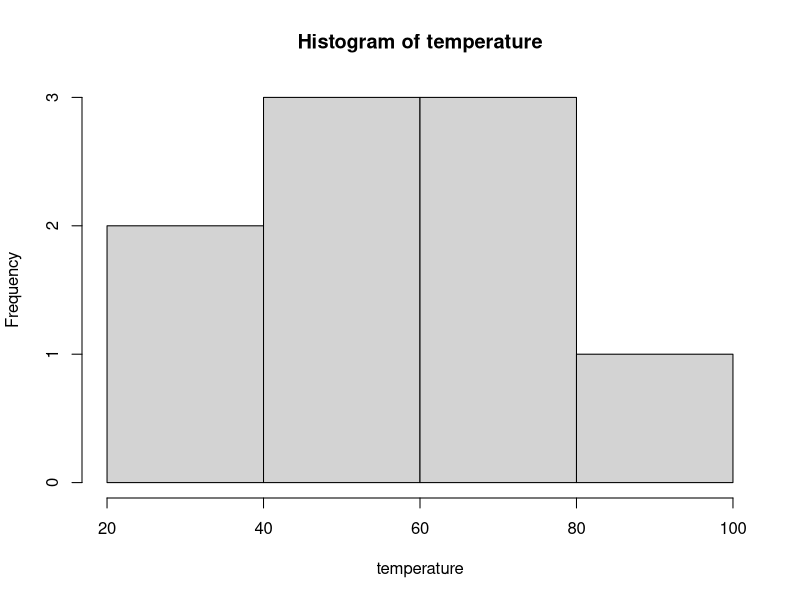
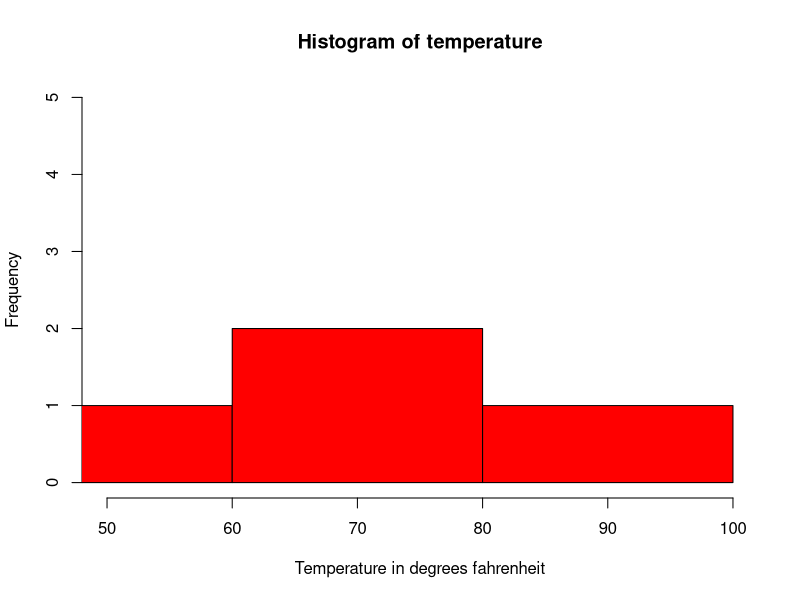

Reproduce these figures in R, in order.
# Create Histogram
temperature <- c(54,67,45,68,98,65,34,23,45)
result <- hist(temperature)
print(result)

#add title
tem <- c(23 ,34,45 ,65 ,78 ,90)
res <- hist(tem,
            main="Histogram of temperature",
            xlab = "Temperature in degrees fahrenheit",
            col = "red",
            xlim = c(50,100),
            ylim = c(0,5))
print(res)